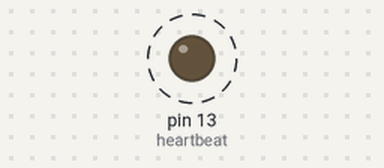
Simulated run of this sketch. Board: Arduino Uno, built with avr-gcc and run on an emulated ATmega328P. On the bench: output pins drawn as LEDs (lit = HIGH). Dashed ring = blinking.

Above: at 0.5 s.
Timing chart, 0 to 3.0 s (numbered marks = the images above):
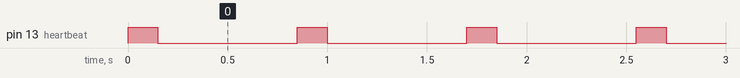

Measured:
- by itself, pin 13 (heartbeat): alternates HIGH for 0.15 s and LOW for 0.70 s

The sketch:

heartbeat.ino
```cpp
                                        // HEARTBEAT

int heartbeat = 13;                     // Initialize digital pin 13 as an output.

void setup() {
  pinMode(heartbeat, OUTPUT);
}

void loop() {
  digitalWrite(heartbeat, HIGH);        // turn the LED on (HIGH is the voltage level)
  delay(150);                           // wait for a second
  digitalWrite(heartbeat, LOW);         // turn the LED off by making the voltage LOW
  delay(700);                           // wait for a second
}
```
